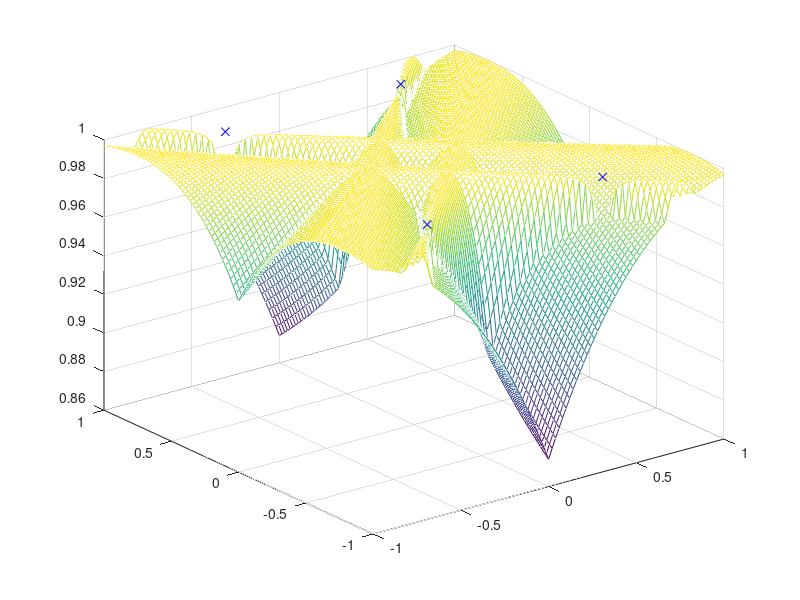

The MATLAB source for this figure: (Note: this script raises an error after producing the figure.)
% A visualisation of planar velocity efficiency info for mecanum wheeled robots
addpath('~/MasterThesis/3_dev/matlab_utils')

% VALUES
l = 1.5;  %m  length of the robot (wheel base)
b = 1;    %m  width of the robot (wheel base)

maxm = 1; %   maximal area from centre
res = 100; %   data points per meter

% CALC
wheels = .5 * [[b, -l]; [-b, -l]; [-b, l] ;[b, l]];
%		SE (1)	  SW (2)   NW (3)   NE (4)	

[x,y] = meshgrid(-maxm:2*maxm/res:maxm);
cost = zeros(length(wheels(:,1)), length(x), length(y));
maxi = zeros(length(x), length(y));

for iw = 1:length(wheels(:,1))
  cost(iw,:,:) = abs( sin( atan2(y-wheels(iw,2),x-wheels(iw,1))+((-1)^iw*pi/4) ) );   
end

for ix = 1:length(x)
  for iy = 1:length(y)
    maxi(ix,iy) = max(cost(:,ix,iy));
  end
end 

figure
mesh(x,y,maxi);
hold on
plot3(wheels(:,1), wheels(:,2), ones(length(wheels(:,1)),1),'bx');
CH_save_plot;



